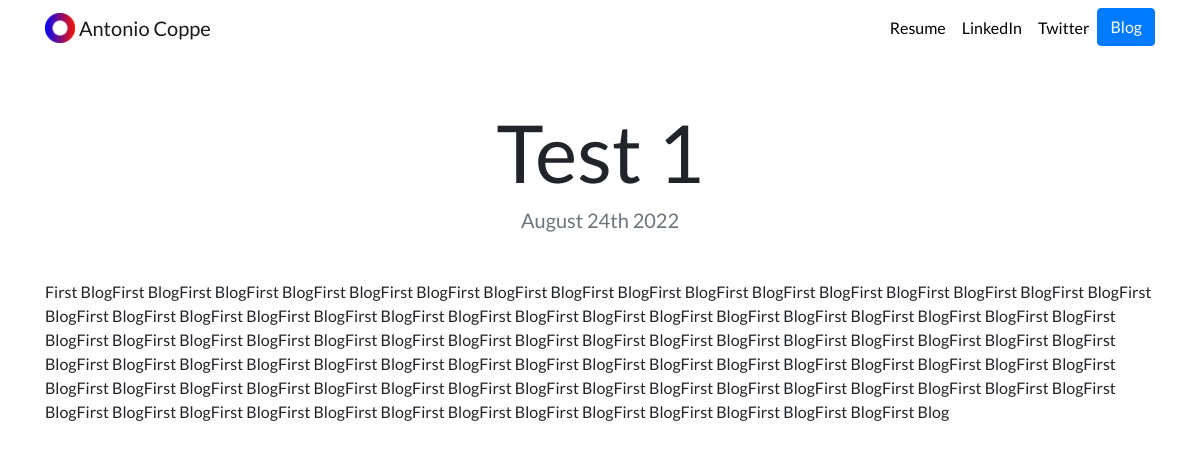
Page /blog/1/ on the committed database.
### blog/models.py (models this page shows, shortened)
class Blog(models.Model):
    title = models.CharField(max_length=200)
    description =  models.TextField()
    date = models.DateField()

### blog/views.py (the view)
# urls.py: path('<int:blog_id>/',views.detail, name ='detail'),
def detail(request, blog_id):
    blog = get_object_or_404(Blog, pk=blog_id)
    return render(request, 'blog/detail.html',{'blog': blog})

### blog/templates/blog/detail.html
{% extends "portfolio/base.html" %}
{% load static %}
{% block content %}
<h1 class="text-center mt-5" id="blogdetailtitle">{{ blog.title }}</h1>
<h5 class="text-center text-muted mb-5">{{ blog.date|date:'F jS Y' }}</h5>
{{ blog.description|safe }}
{% endblock %}

### portfolio/static/portfolio/custom.css (style rules this page uses)
body { font-family: 'Lato', sans-serif; }
@media (min-width: 992px) { #blogdetailtitle { font-size: 5rem; } }

### rows in the picture
Blog: title "Test 1", date "August 24th 2022", description "First BlogFirst BlogFirst BlogFirst BlogFirst BlogFirst BlogFirst BlogFirst BlogFirst BlogFirst BlogFirst BlogFirst BlogFirst BlogFirst BlogFirst BlogFirst BlogFirst BlogFirst BlogFirst BlogFirst BlogFirst BlogFirst BlogFirst BlogFirst BlogFirst BlogFirst BlogFirst BlogFirst BlogFirst BlogFirst BlogFirst BlogFirst BlogFirst BlogFirst BlogFirst BlogFirst BlogFirst BlogFirst BlogFirst BlogFirst BlogFirst BlogFirst BlogFirst BlogFirst BlogFirst BlogFirst BlogFirst BlogFirst BlogFirst BlogFirst BlogFirst BlogFirst BlogFirst BlogFirst BlogFirst BlogFirst BlogFirst BlogFirst BlogFirst BlogFirst BlogFirst BlogFirst BlogFirst BlogFirst BlogFirst BlogFirst BlogFirst BlogFirst BlogFirst BlogFirst…"
